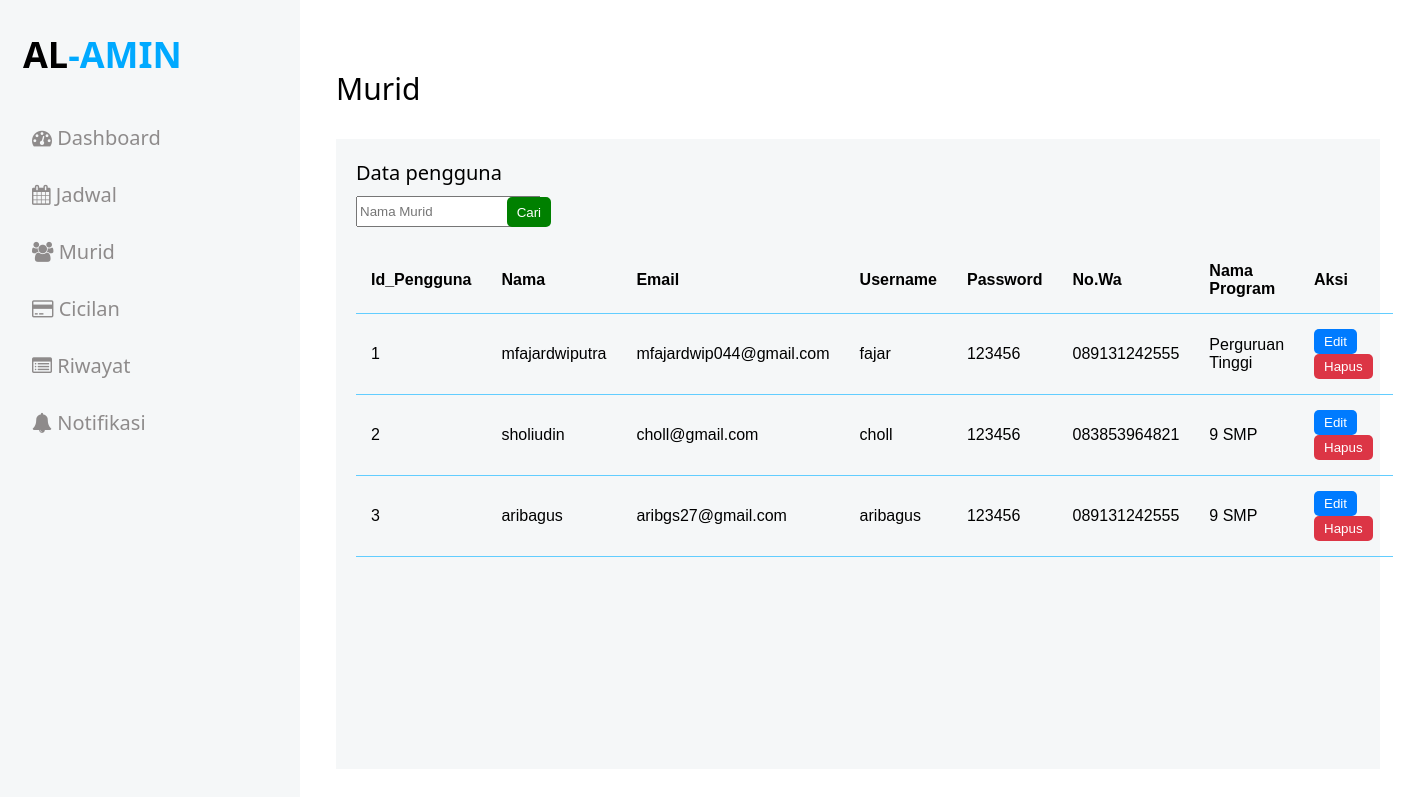
Screenshot of /murid.php with the database file from the repository.
### tables this page shows
CREATE TABLE `data_pengguna` (
  `id_pengguna` int(11) NOT NULL,
  `nama` varchar(50) NOT NULL,
  `email` varchar(50) NOT NULL,
  `username` varchar(15) NOT NULL,
  `password` varchar(20) NOT NULL,
  `no_wa` char(13) NOT NULL,
  `jenis_kelamin` varchar(10) NOT NULL,
  `status` varchar(10) NOT NULL,
  `id_program` char(10) NOT NULL,
  `otp` text NOT NULL
);

CREATE TABLE `paket_program` (
  `id_program` char(10) NOT NULL,
  `nama_program` varchar(20) NOT NULL,
  `harga` int(20) NOT NULL,
  `deskripsi` varchar(150) NOT NULL
);

### murid.php (the view, shortened to what this page needs)
<!Doctype HTML>
<html>
<head>
    <link rel="stylesheet" href="css/style.css" type="text/css" />
    <link rel="stylesheet" href="https://cdnjs.cloudflare.com/ajax/libs/font-awesome/4.7.0/css/font-awesome.min.css">
</head>
<body>
    <div id="mySidenav" class="sidenav">
        <p class="logo" style="position: relative; right: 5px;"><span>AL</span>-AMIN</p>
        <a href="index.php" class="icon-a"><i class="fa fa-dashboard icons"></i> Dashboard</a>
        <a href="jadwal.php" class="icon-a"><i class="fa fa-calendar icons"></i> Jadwal</a>
        <a href="murid.php" class="icon-a"><i class="fa fa-users icons"></i> Murid</a>
        <a href="cicilan.php" class="icon-a"><i class="fa fa-credit-card"></i> Cicilan</a>
        <a href="riwayat.php" class="icon-a"><i class="fa fa-list-alt icons"></i> Riwayat</a>
        <a href="notifikasi.php" class="icon-a"><i class="fa fa-regular fa-bell"></i> Notifikasi</a>
    </div>
    <div id="main">
        <div id="main">
        </div>
        <div class="head">
            <div class="col-div-6">
                <span style="font-size:30px;cursor:pointer; color: black;" class="nav">Murid</span>
            </div>
        </div>
        <?php
        require_once('php/koneksi.php');
        $query = "SELECT
        data_pengguna.id_pengguna,
        data_pengguna.nama,
        data_pengguna.email,
        data_pengguna.username,
        data_pengguna.password,
        data_pengguna.no_wa,
        paket_program.nama_program
        FROM
        data_pengguna
        JOIN
        paket_program ON data_pengguna.id_program = paket_program.id_program";
        $result = $conn->query($query);
        ?>
        <div class="col-div-81" style="position: relative; top: 30px; left: 20px;">
            <div class="box-9" style="height: 630px;">
                <div class="content-box">
                    <div class="bulan-container">
                        <p>Data pengguna</p>
                        <input style="position: relative; height: 25px;  top: 10px;" type="text" id="pembayaran_jan" name="pembayaran_jan" class="pembayaran-input" placeholder="Nama Murid" required>
                    </div>
                    <button class="cari-button" style="height: 30px; background-color: green; position: relative; left: 15%; bottom: 20px;" onclick="cari()">Cari</button>
                    <br />
                    <table>
                        <tr>
                            <th>Id_Pengguna</th>
                            <th>Nama</th>
                            <th>Email</th>
                            <th>Username</th>
                            <th>Password</th>
                            <th>No.Wa</th>
                            <th>Nama Program</th>
                            <th>Aksi </th>
                        </tr>
                        <?php
                        while ($row = $result->fetch_assoc()) {
                            echo "<tr>";
                            echo "<td>" . $row["id_pengguna"] . "</td>";
                            echo "<td>" . $row["nama"] . "</td>";
                            echo "<td>" . $row["email"] . "</td>";
                            echo "<td>" . $row["username"] . "</td>";
                            echo "<td>" . $row["password"] . "</td>";
                            echo "<td>" . $row["no_wa"] . "</td>";
                            echo "<td>" . $row["nama_program"] . "</td>";
                            echo "<td><button class='edit-button' onclick='editRow(this)'>Edit</button> <button class='delete-button' onclick='deleteRow(this)'>Hapus</button></td>";
                            echo "</tr>";
                        }
                        ?>
                    </table>
                </div>
            </div>
        </div>
    </body>
    </html>

### css/style.css (style rules this page uses)
body { margin:0px; padding: 0px; background-color:white; overflow: hidden; font-family: system-ui; }
.logo { margin: 0px; margin-left: 28px; font-weight: bold; color: #00A9FF; margin-bottom: 30px; }
.logo span { color: black; }
.sidenav { height: 100%; width: 300px; position: fixed; z-index: 1; top: 0; left: 0; background-color: #F5F7F8; overflow: hidden; transition: 0.5s; padding-top: 30px; }
.sidenav a { padding: 15px 8px 15px 32px; text-decoration: none; font-size: 20px; color: #8e8b8b; display: block; transition: 0.3s; }
.sidenav { position: absolute; top: 0; right: 25px; font-size: 36px; }
#main { transition: margin-left .5s; padding: 16px; margin-left: 300px; }
.head { padding:20px; }
.col-div-6 { width: 50%; float: left; }
.col-div-81 { width: 65%; float: left; }
.content-box { padding: 20px; }
.content-box p { margin: 0px; font-size: 20px; color: black; }
.box-9, .box-4 { width: 150%; background-color: #F5F7F8; height: 150px; }
table { font-family: arial, sans-serif; border-collapse: collapse; width: 100%; }
td, th { text-align: left; padding:15px; color: BLA; border-bottom: 1px solid #62CDFF; }
button { padding: 5px 10px; background-color: #007bff; color: white; border: none; border-radius: 5px; cursor: pointer; margin-right: 5px; }
button.delete-button { padding: 5px 10px; background-color: #dc3545; color: white; border: none; border-radius: 5px; cursor: pointer; }

### rows the page displays
data_pengguna: id_pengguna "1", nama "mfajardwiputra", email "mfajardwip044@gmail.com", username "fajar", password "123456", no_wa "089131242555", id_program.nama_program "Perguruan Tinggi"
data_pengguna: id_pengguna "2", nama "sholiudin", email "choll@gmail.com", username "choll", password "123456", no_wa "083853964821", id_program.nama_program "9 SMP"
data_pengguna: id_pengguna "3", nama "aribagus", email "aribgs27@gmail.com", username "aribagus", password "123456", no_wa "089131242555", id_program.nama_program "9 SMP"
